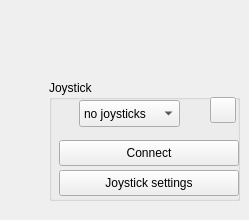
      <widget class="QWidget" name="tab_joy">
       <attribute name="icon">
        <iconset resource="T10_Server3.qrc">
         <normaloff>:/resources/icons/joystick.svg</normaloff>:/resources/icons/joystick.svg</iconset>
       </attribute>
       <attribute name="title">
        <string>Joystick</string>
       </attribute>
       <widget class="QWidget" name="widget_4" native="true">
        <property name="geometry">
         <rect>
          <x>29</x>
          <y>70</y>
          <width>211</width>
          <height>141</height>
         </rect>
        </property>
        <widget class="QGroupBox" name="groupBox_joystick">
         <property name="geometry">
          <rect>
           <x>20</x>
           <y>10</y>
           <width>191</width>
           <height>121</height>
          </rect>
         </property>
         <property name="title">
          <string>Joystick</string>
         </property>
         <widget class="QToolButton" name="pb_joy_refresh">
          <property name="geometry">
           <rect>
            <x>161</x>
            <y>17</y>
            <width>26</width>
            <height>26</height>
           </rect>
          </property>
          <property name="minimumSize">
           <size>
            <width>26</width>
            <height>26</height>
           </size>
          </property>
          <property name="maximumSize">
           <size>
            <width>26</width>
            <height>26</height>
           </size>
          </property>
          <property name="text">
           <string/>
          </property>
          <property name="icon">
           <iconset resource="T10_Server3.qrc">
            <normaloff>:/resources/icons/refresh.svg</normaloff>:/resources/icons/refresh.svg</iconset>
          </property>
          <property name="iconSize">
           <size>
            <width>20</width>
            <height>20</height>
           </size>
          </property>
         </widget>
         <widget class="QPushButton" name="pushButton_3">
          <property name="geometry">
           <rect>
            <x>10</x>
            <y>60</y>
            <width>180</width>
            <height>26</height>
           </rect>
          </property>
          <property name="minimumSize">
           <size>
            <width>180</width>
            <height>26</height>
           </size>
          </property>
          <property name="maximumSize">
           <size>
            <width>180</width>
            <height>26</height>
           </size>
          </property>
          <property name="text">
           <string>Connect</string>
          </property>
         </widget>
         <widget class="QPushButton" name="pushButton_4">
          <property name="geometry">
           <rect>
            <x>10</x>
            <y>90</y>
            <width>180</width>
            <height>26</height>
           </rect>
          </property>
          <property name="minimumSize">
           <size>
            <width>180</width>
            <height>26</height>
           </size>
          </property>
          <property name="maximumSize">
           <size>
            <width>180</width>
            <height>26</height>
           </size>
          </property>
          <property name="cursor">
           <cursorShape>PointingHandCursor</cursorShape>
          </property>
          <property name="text">
           <string>Joystick settings</string>
          </property>
          <property name="icon">
           <iconset resource="T10_Server3.qrc">
            <normaloff>:/resources/icons/gears.svg</normaloff>:/resources/icons/gears.svg</iconset>
          </property>
          <property name="iconSize">
           <size>
            <width>20</width>
            <height>20</height>
           </size>
          </property>
         </widget>
         <widget class="QComboBox" name="cb_joycticks">
          <property name="geometry">
           <rect>
            <x>30</x>
            <y>20</y>
            <width>101</width>
            <height>27</height>
           </rect>
          </property>
          <item>
           <property name="text">
            <string>no joysticks</string>
           </property>
          </item>
         </widget>
        </widget>
       </widget>
      </widget>
